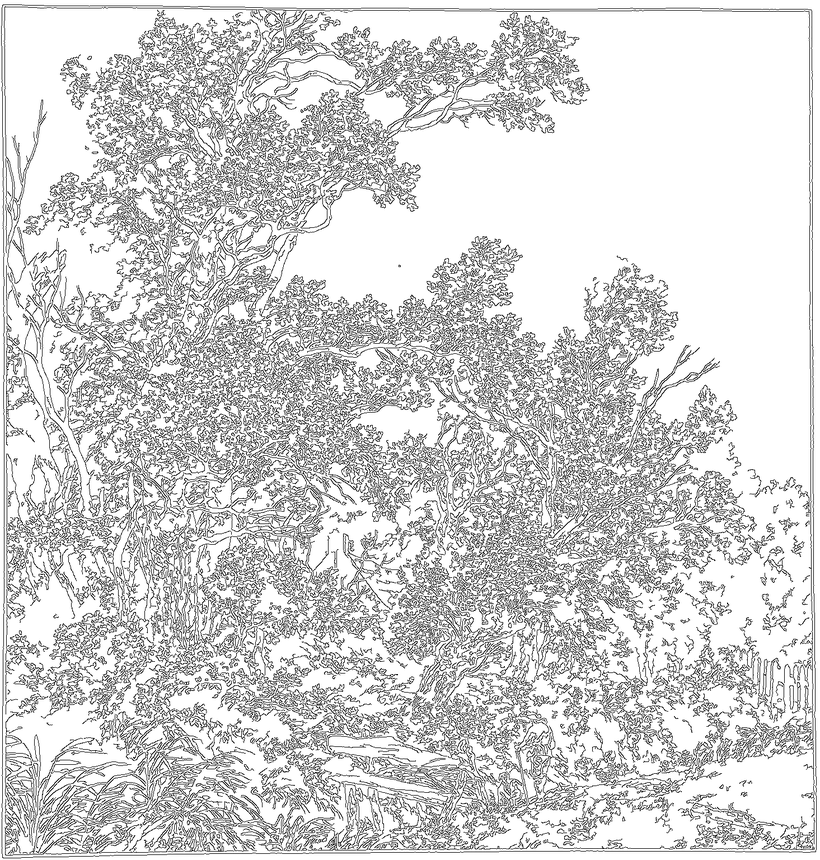
#> input picture paper/ppt_assets/clp4k_v6_union_en_000001_lineart.png, 820 x 860 px, shrunk from 1465 x 1536 before the run
$ python -i structure_maps.py   (imports and definitions only)   (older library calls are emulated)
#> lines starting #> are read from the running program, lines starting #| are printed output that depends on the picture; after the words box and inside, x2 and y2 are one past the last pixel; in counts of white or black regions, pixels touching at a corner belong together
#> further down, picture is the input picture: shape (860, 820, 3); min 0, max 255, mean 210.7
from __future__ import annotations

from dataclasses import dataclass
from pathlib import Path

import cv2
import numpy as np
from PIL import Image


STRUCTURE_CHANNELS = [
    "lineart",
    "quantized_depth",
    "blank_space_mask",
    "salient_composition_mask",
]


@dataclass
class StructureMapResult:
    lineart: np.ndarray
    quantized_depth: np.ndarray
    blank_space_mask: np.ndarray
    salient_composition_mask: np.ndarray

    # [10 lines left out: function stack, not called in this run]


def load_rgb(path: str | Path) -> np.ndarray:
    image = Image.open(path).convert("RGB")
    return np.array(image)


def _normalize_u8(array: np.ndarray) -> np.ndarray:
    array = np.clip(array, 0, 255)
    return array.astype(np.uint8)


def extract_lineart(rgb: np.ndarray) -> np.ndarray:
    gray = cv2.cvtColor(rgb, cv2.COLOR_RGB2GRAY)
    blurred = cv2.GaussianBlur(gray, (5, 5), 0)
    edges = cv2.Canny(blurred, 40, 120)
    inv = 255 - edges
    return _normalize_u8(inv)


def extract_blank_space_mask(rgb: np.ndarray) -> np.ndarray:
    gray = cv2.cvtColor(rgb, cv2.COLOR_RGB2GRAY)
    variance = cv2.Laplacian(gray, cv2.CV_32F)
    variance = cv2.GaussianBlur(np.abs(variance), (9, 9), 0)
    texture = cv2.normalize(variance, None, 0, 255, cv2.NORM_MINMAX)
    bright = gray > 190
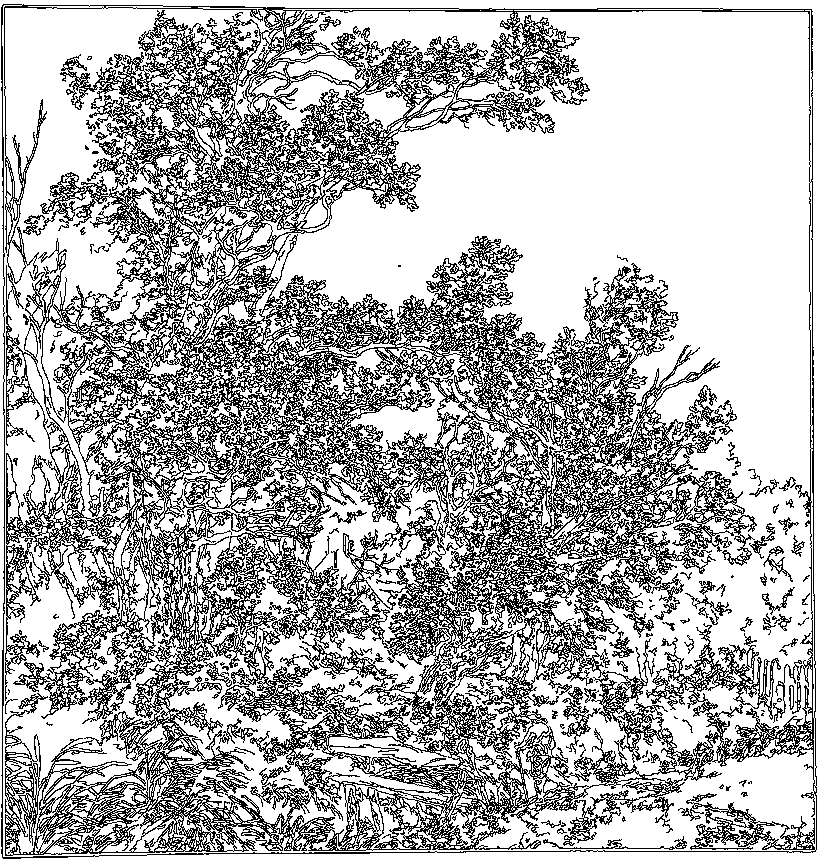
#> bright: shape (860, 820) bool; 69.4% white; black in thin lines or dots
    smooth = texture < 32
#> smooth: shape (860, 820) bool; 31.2% white; 579 white regions (287 under 20 px), largest, box (x1, y1, x2, y2) and area: (0, 0, 820, 777) 142882, (7, 9, 155, 220) 15097, (579, 753, 812, 846) 8030
    blank = np.where(bright & smooth, 255, 0).astype(np.uint8)
#> blank: shape (860, 820); 31.1% white; 581 white regions (287 under 20 px), largest, box (x1, y1, x2, y2) and area: (275, 12, 810, 665) 130136, (7, 9, 155, 220) 15072, (0, 0, 820, 777) 8092
    blank = cv2.medianBlur(blank, 5)
#> blank: shape (860, 820); 30.4% white; 383 white regions (125 under 20 px), largest, box (x1, y1, x2, y2) and area: (279, 12, 810, 664) 130009, (7, 9, 155, 218) 15062, (0, 0, 820, 776) 8092
    return blank


def extract_salient_composition_mask(rgb: np.ndarray) -> np.ndarray:
    gray = cv2.cvtColor(rgb, cv2.COLOR_RGB2GRAY)
    grad_x = cv2.Sobel(gray, cv2.CV_32F, 1, 0, ksize=3)
    grad_y = cv2.Sobel(gray, cv2.CV_32F, 0, 1, ksize=3)
    mag = cv2.magnitude(grad_x, grad_y)
    mag = cv2.GaussianBlur(mag, (15, 15), 0)
    sal = cv2.normalize(mag, None, 0, 255, cv2.NORM_MINMAX)
    threshold = np.percentile(sal, 72)
    mask = np.where(sal >= threshold, 255, 0).astype(np.uint8)
    return cv2.morphologyEx(mask, cv2.MORPH_CLOSE, np.ones((7, 7), np.uint8))


def extract_quantized_depth(rgb: np.ndarray, blank_space_mask: np.ndarray | None = None) -> np.ndarray:
    """A composition-aware pseudo-depth map for landscape paintings.

    This is not physical depth. It is a hierarchical depth proxy built from:
    - vertical position prior
    - local contrast
    - ink density
    - blank-space suppression
    """

    gray = cv2.cvtColor(rgb, cv2.COLOR_RGB2GRAY).astype(np.float32)
    h, w = gray.shape
    vertical = np.linspace(0.2, 1.0, h, dtype=np.float32).reshape(h, 1)
    vertical = np.repeat(vertical, w, axis=1)
    contrast = cv2.Laplacian(gray, cv2.CV_32F)
    contrast = np.abs(cv2.GaussianBlur(contrast, (9, 9), 0))
    contrast = cv2.normalize(contrast, None, 0, 1, cv2.NORM_MINMAX)
    ink_density = 1.0 - (gray / 255.0)
    score = 0.45 * vertical + 0.35 * ink_density + 0.20 * contrast
    if blank_space_mask is not None:
        score = score * (1.0 - blank_space_mask.astype(np.float32) / 255.0)
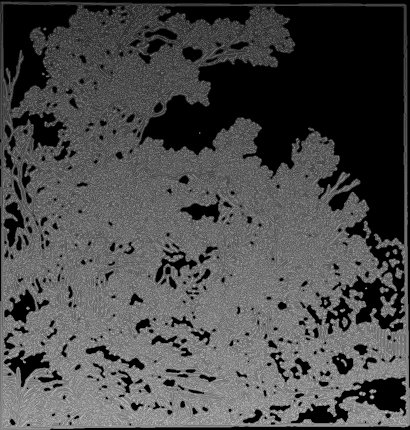
#> score: shape (860, 820) float32 (shown at 1/2 size); min 0, max 0.892, mean 0.292

    bins = np.quantile(score, [0.25, 0.5, 0.75])
#> bins = [0, 0.342, 0.465]
    quantized = np.digitize(score, bins=bins, right=False).astype(np.uint8)
    quantized = quantized * 85
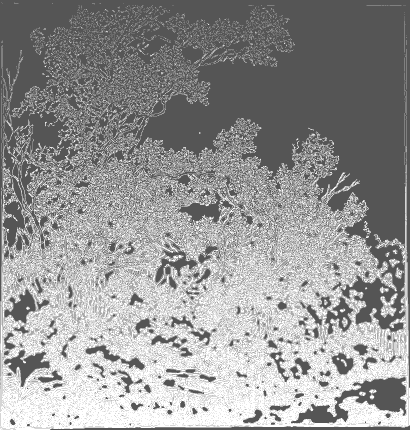
#> quantized: shape (860, 820) (shown at 1/2 size); min 85, max 255, mean 148.8
    return quantized


def extract_structure_maps(rgb: np.ndarray) -> StructureMapResult:
    blank = extract_blank_space_mask(rgb)
    return StructureMapResult(
        lineart=extract_lineart(rgb),
        quantized_depth=extract_quantized_depth(rgb, blank_space_mask=blank),
        blank_space_mask=blank,
        salient_composition_mask=extract_salient_composition_mask(rgb),
    )
#> in extract_salient_composition_mask, `grad_y = cv2.Sobel(gray, cv2.CV_32F, 0, 1, ksize=3)`:
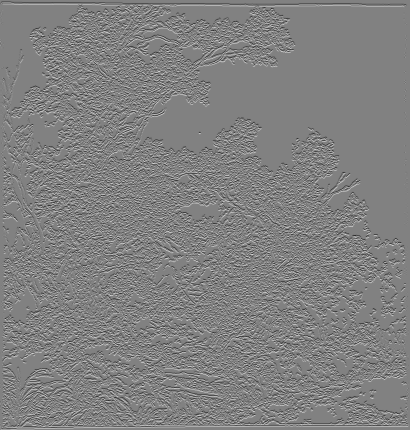
#> grad_y: shape (860, 820) float32 (shown at 1/2 size); min -849, max 828, mean 0; drawn with min black and max white
#> in extract_salient_composition_mask, `mag = cv2.GaussianBlur(mag, (15, 15), 0)`:
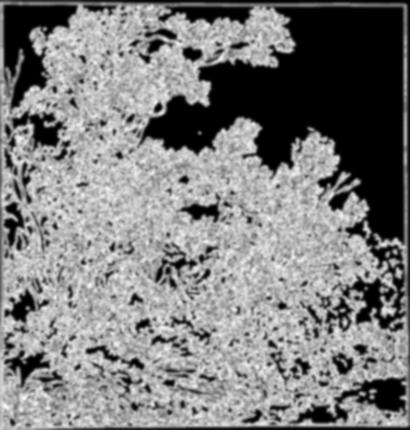
#> mag: shape (860, 820) float32 (shown at 1/2 size); min 0, max 408, mean 201.9; drawn with min black and max white
#> in extract_salient_composition_mask, `threshold = np.percentile(sal, 72)`: threshold = 184.4
#> in extract_salient_composition_mask, `return cv2.morphologyEx(mask, cv2.MORPH_CLOSE, np.ones((7, 7), np.uint..`:
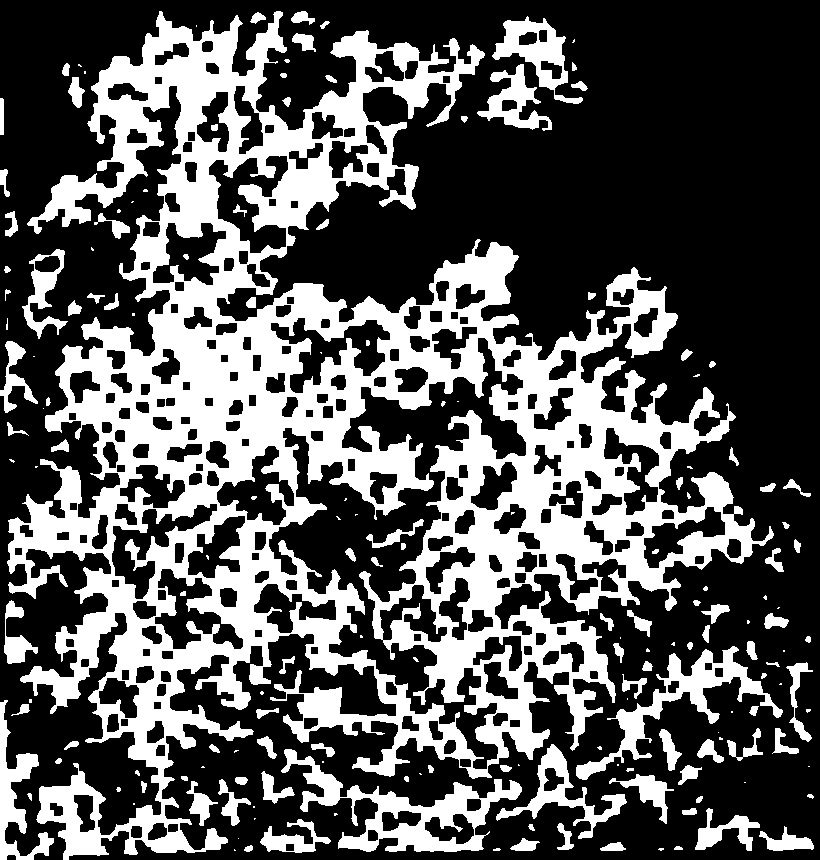
#> returned value: shape (860, 820); 34.2% white; 173 white regions (63 under 20 px), largest, box (x1, y1, x2, y2) and area: (7, 11, 774, 860) 200178, (281, 749, 522, 852) 6929, (576, 646, 783, 780) 4923


# [4 lines left out: function save_structure_map, not called in this run]

>>> import cv2
>>> picture = cv2.cvtColor(cv2.imread('../../../paper/ppt_assets/clp4k_v6_union_en_000001_lineart.png'), cv2.COLOR_BGR2RGB)
>>> result = extract_structure_maps(picture)
